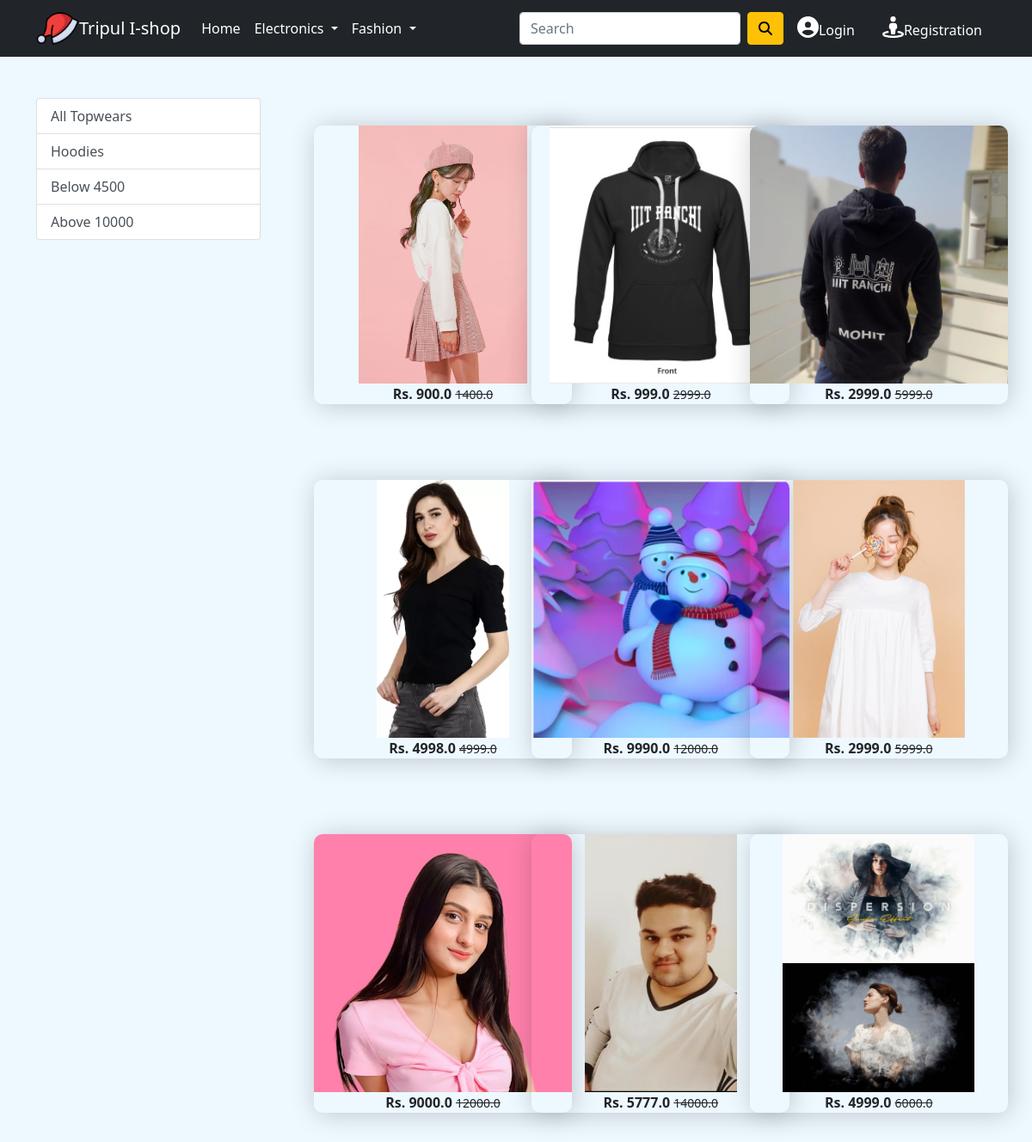
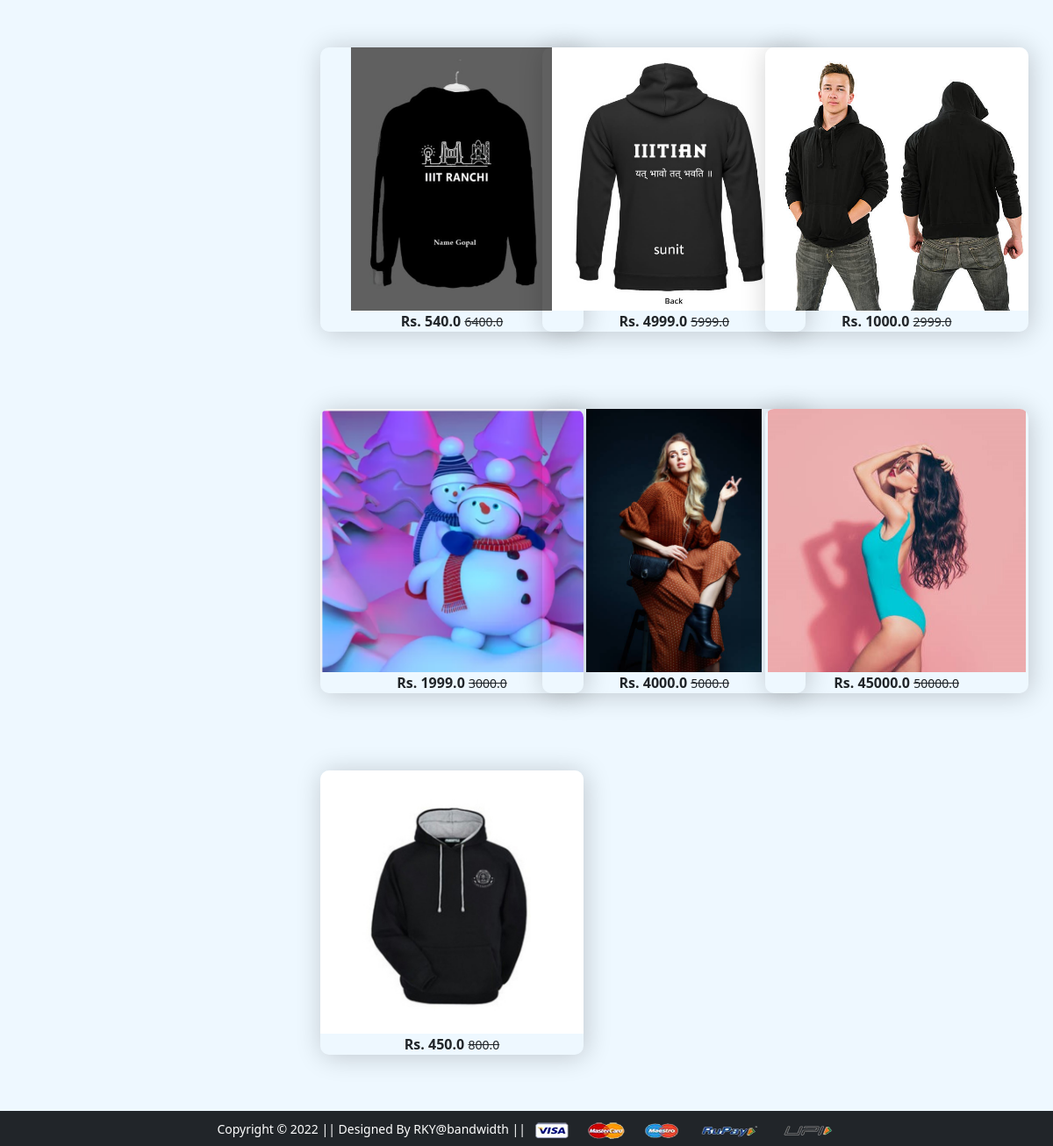
Screenshot of /topwear/ with the database file from the repository (2 pictures, top to bottom).
### app/models.py (models this page shows, shortened)
class Product(models.Model):
    title=models.CharField(max_length=100)
    selling_price=models.FloatField()
    discounted_price=models.FloatField()
    description=models.TextField()
    brand=models.CharField(max_length=100)
    category=models.CharField(choices=CATEGORY_CHOICES,max_length=100)
    product_image =models.ImageField(upload_to='producting')

### app/views.py (the view)
# urls.py: path('topwear/', views.topwear, name='topwear'),
def topwear(request,data=None):
    if data==None:
        topwears=Product.objects.filter(category='TW')
    elif data=='Hoodies':
        topwears=Product.objects.filter(category='TW').filter(brand=data)
    elif data=='below' :
        topwears=Product.objects.filter(category='TW').filter(discounted_price__lt=4500.00)
    elif data=='above':
        topwears=Product.objects.filter(category='TW').filter(discounted_price__gt=10000.00)
    return render(request, 'app/topwear.html',{'topwears':topwears})

### app/templates/app/topwear.html (shortened to what this page needs)
{% extends 'app/base.html' %}
{% load static %}
{% block main-content %}
<div class="container my-5">
 <div class="row">
  <div class="col-sm-3">
    <div class="list-group mb-5">
        <a href="{% url 'topwear' %}" class="list-group-item
        list-group-item-action" aria-current="true">All Topwears</a>
        <a href="{% url 'topweardata' 'Hoodies' %}" class="list-group-item
        list-group-item-action" aria-current="true">Hoodies</a>
        <a href="{% url 'topweardata' 'below' %}" class="list-group-item
        list-group-item-action" aria-current="true">Below 4500</a>
        <a href="{% url 'topweardata' 'above' %}" class="list-group-item
        list-group-item-action" aria-current="true">Above 10000</a>
    </div>
  </div>
  <div class="col-sm-8 ">
    <div class="row">
     {% for product in topwears%}
        <div class="col-sm-4 text-center mb-4">
            <a href="{% url 'product-detail' product.id %}"
            class="btn">
             <div class="box">
                <img src="{{product.product_image.url}} " alt=""
                height="300" class="">
                <div class="fw-bold">Rs. {{product.discounted_price}}
                <small class="fw-light text-decoration-line-through">{{product.selling_price}}</small></div>
                </div>
            </a>
        </div>{%endfor%}
    </div>
 </div>
{% endblock main-content %}

### app/static/app/css/styles.css (style rules this page uses)
body { margin:0px; padding: 0px; background-color:#eef8ff; }
a { text-decoration:none; }
.box { width:300px; box-shadow: 2px 2px 30px rgba(0,0,0,0.2); border-radius: 10px; overflow: hidden; margin: 25px; }

### rows the page displays
Product: product_image (picture), discounted_price "900.0", selling_price "1400.0"
Product: product_image (picture), discounted_price "999.0", selling_price "2999.0"
Product: product_image (picture), discounted_price "2999.0", selling_price "5999.0"
Product: product_image (picture), discounted_price "4998.0", selling_price "4999.0"
Product: product_image (picture), discounted_price "9990.0", selling_price "12000.0"
Product: product_image (picture), discounted_price "2999.0", selling_price "5999.0"
Product: product_image (placeholder picture), discounted_price "9000.0", selling_price "12000.0"
Product: product_image (picture), discounted_price "5777.0", selling_price "14000.0"
Product: product_image (picture), discounted_price "4999.0", selling_price "6000.0"
Product: product_image (picture), discounted_price "540.0", selling_price "6400.0"
Product: product_image (picture), discounted_price "4999.0", selling_price "5999.0"
Product: product_image (picture), discounted_price "1000.0", selling_price "2999.0"
Product: product_image (picture), discounted_price "1999.0", selling_price "3000.0"
Product: product_image (picture), discounted_price "4000.0", selling_price "5000.0"
Product: product_image (picture), discounted_price "45000.0", selling_price "50000.0"
Product: product_image (picture), discounted_price "450.0", selling_price "800.0"
